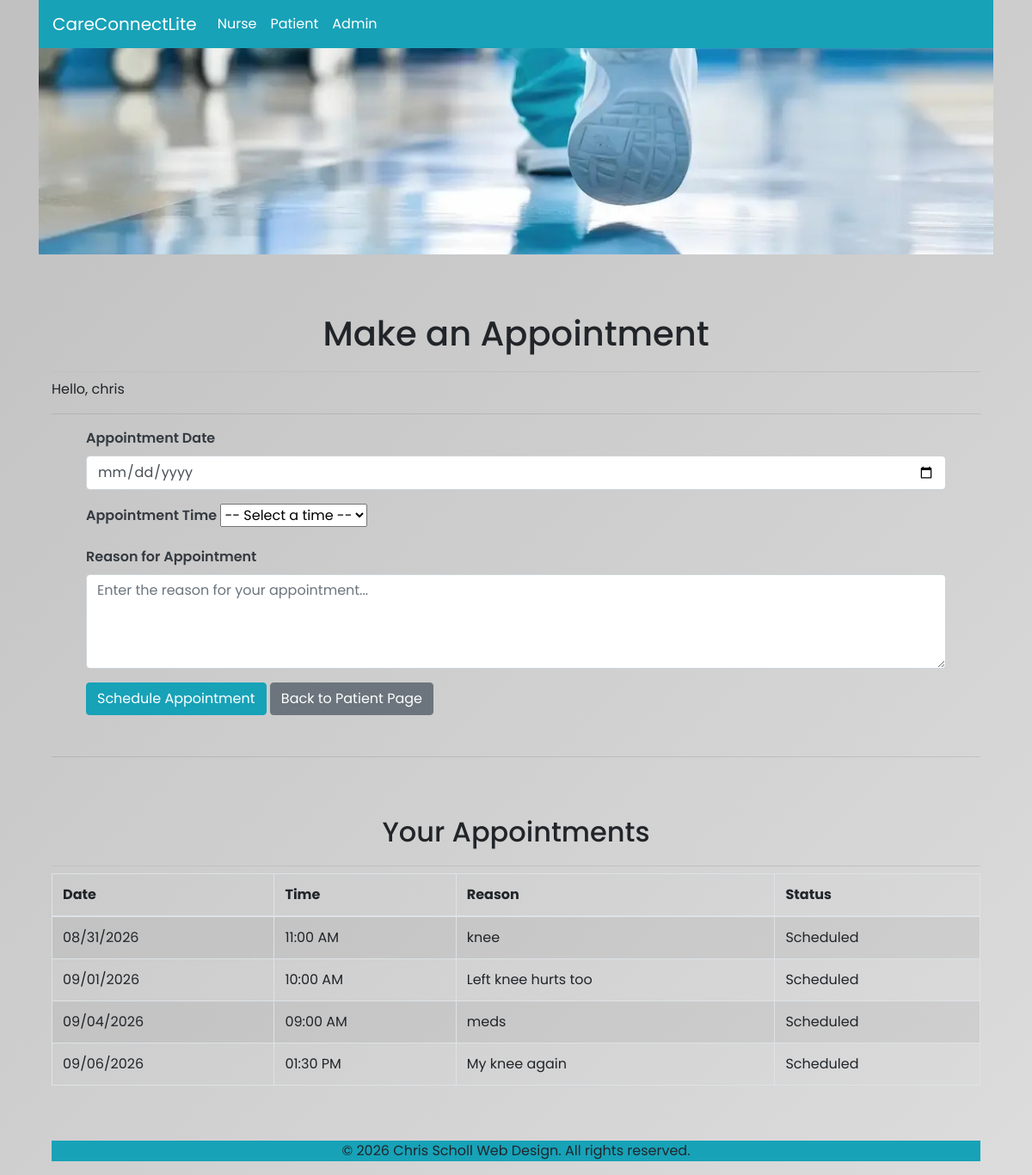
The page /appointments (signed in) on the database as committed earlier.
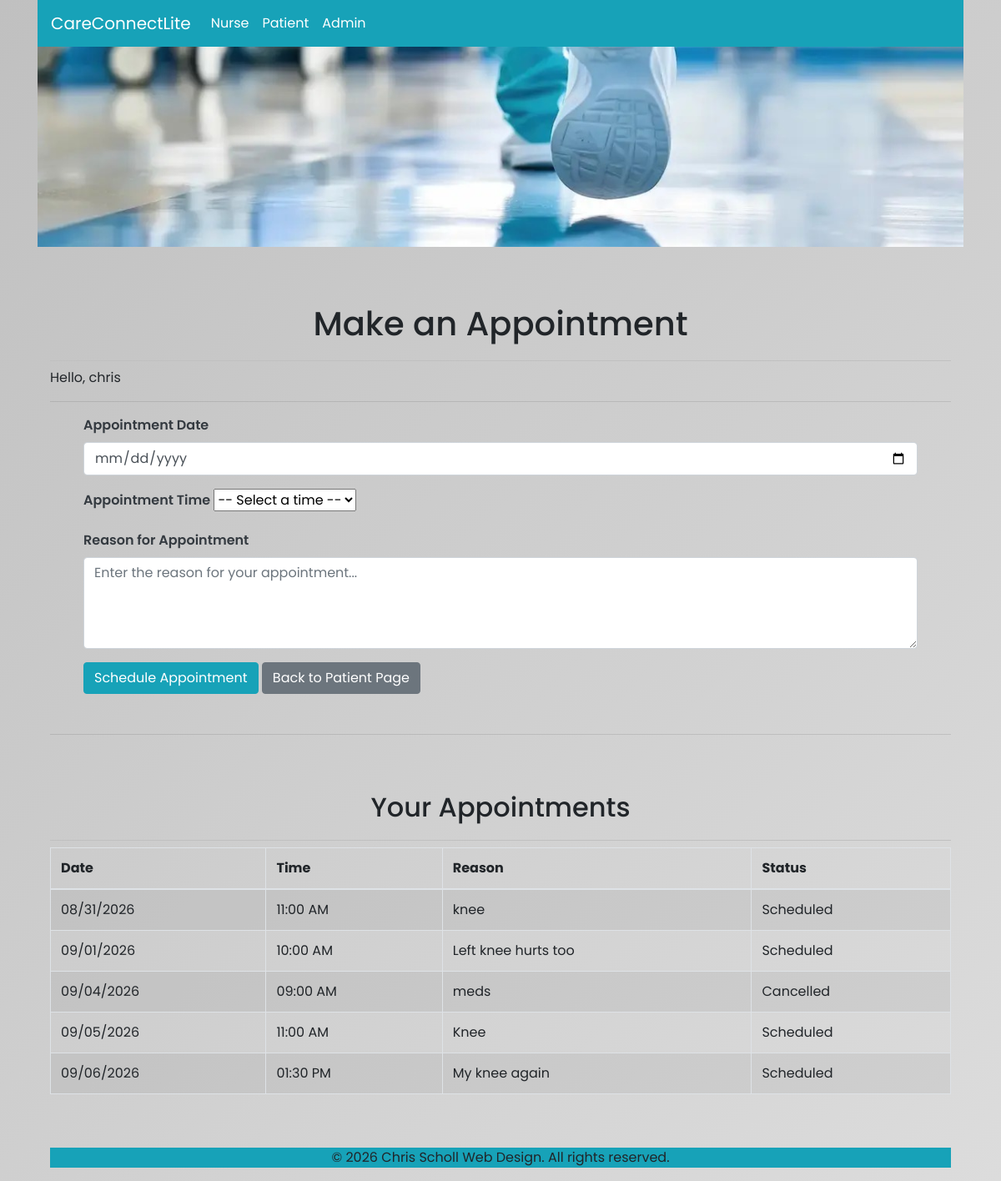
The same page on the database as committed later.
### models.py (models this page shows)
class Appointment(db.Model):
    id = db.Column(
        db.Integer,
        primary_key=True
    )
    patient_id = db.Column(
        db.Integer,
        db.ForeignKey("user.id"),
        nullable=False
    )
    appointment_date = db.Column(
        db.Date,
        nullable=False
    )
    appointment_time = db.Column(
        db.Time,
        nullable=False
    )
    reason = db.Column(
        db.String(255),
        nullable=False
    )
    status = db.Column(
        db.String(50),
        nullable=False,
        default="Scheduled"
    )
    created_at = db.Column(
        db.DateTime(timezone=True),
        default=lambda: datetime.now(timezone.utc),
        nullable=False
    )
    patient = db.relationship(
        "User",
        foreign_keys=[patient_id],
        back_populates="appointments"
    )

### app.py (the view, shortened to what this page needs)
@app.route("/appointments", methods=["GET", "POST"])
@role_required("patient")
def appointments():
    patient_appointments = db.session.scalars(
        select(Appointment)
        .where(Appointment.patient_id == current_user.id)
        .order_by(
            Appointment.appointment_date,
            Appointment.appointment_time
        )
    ).all()
    return render_template(
        "appointments.html",
        appointments=patient_appointments
    )

### app.py (called while the page is built)
@login_manager.user_loader
def load_user(user_id):
    return db.session.get(User, int(user_id))

def role_required(required_role):
    def decorator(f):
        @wraps(f)
        @login_required
        def decorated_function(*args, **kwargs):
            if current_user.role != required_role:
                flash("You do not have permission to view this page.", "danger")
                return redirect(url_for('login'))
            return f(*args, **kwargs)
        return decorated_function
    return decorator

### templates/appointments.html (shortened to what this page needs)
{% extends 'base.html' %}
{% block content %}
<div class="container py-5">
    <h1>Make an Appointment</h1>
    <p>
        Hello, {{ current_user.username }}
    </p>
    <hr>
    <form method="POST">
        <div class="mb-3">
            <label
                for="appointment_date"
                class="form-label"
            >
                Appointment Date
            </label>
            <input
                type="date"
                class="form-control"
                id="appointment_date"
                name="appointment_date"
                required
            >
        </div>
        <div class="mb-3">
            <label
                for="appointment_time"
                class="form-label"
            >
                Appointment Time
            </label>
            <select
                class="form-select"
                id="appointment_time"
                name="appointment_time"
                required
            >
                <option value="" selected disabled>
                    -- Select a time --
                </option>
            </select>
        </div>
        <div class="mb-3">
            <label
                for="reason"
                class="form-label"
            >
                Reason for Appointment
            </label>
            <textarea
                class="form-control"
                id="reason"
                name="reason"
                rows="4"
                maxlength="255"
                required
                placeholder="Enter the reason for your appointment..."
            ></textarea>
        </div>
        <button
            type="submit"
            class="btn btn-info"
        >
            Schedule Appointment
        </button>
        <a
            href="{{ url_for('patient') }}"
            class="btn btn-secondary"
        >
            Back to Patient Page
        </a>
    </form>
    <hr class="my-5">
    <h2>Your Appointments</h2>
    {% if appointments %}
        <div class="table-responsive">
            <table class="table table-bordered table-striped">
                <thead>
                    <tr>
                        <th>Date</th>
                        <th>Time</th>
                        <th>Reason</th>
                        <th>Status</th>
                    </tr>
                </thead>
                <tbody>
                    {% for appointment in appointments %}
                    <tr>
                        <td>
                            {{ appointment.appointment_date.strftime('%m/%d/%Y') }}
                        </td>
                        <td>
                            {{ appointment.appointment_time.strftime('%I:%M %p') }}
                        </td>
                        <td>
                            {{ appointment.reason }}
                        </td>
                        <td>
                            {{ appointment.status }}
                        </td>
                    </tr>
                    {% endfor %}
                </tbody>
            </table>
        </div>
    {% else %}
        <div class="alert alert-info">
            You do not have any appointments scheduled.
        </div>
    {% endif %}
</div>
{% endblock content %}

Rows that differ between the two databases and show on the page:
changed Appointment "09:00 AM": status "Scheduled" → "Cancelled"
added Appointment: appointment_date "09/05/2026", appointment_time "11:00 AM", reason "Knee", status "Scheduled"
